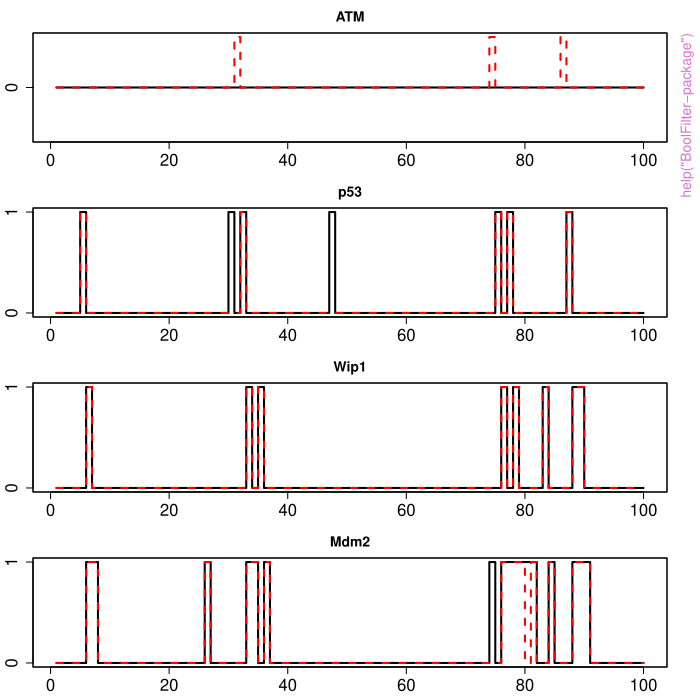

Write the R code that produced this figure.
pkgname <- "BoolFilter"
source(file.path(R.home("share"), "R", "examples-header.R"))
options(warn = 1)
options(pager = "console")
base::assign(".ExTimings", "BoolFilter-Ex.timings", pos = 'CheckExEnv')
base::cat("name\tuser\tsystem\telapsed\n", file=base::get(".ExTimings", pos = 'CheckExEnv'))
base::assign(".format_ptime",
function(x) {
  if(!is.na(x[4L])) x[1L] <- x[1L] + x[4L]
  if(!is.na(x[5L])) x[2L] <- x[2L] + x[5L]
  options(OutDec = '.')
  format(x[1L:3L], digits = 7L)
},
pos = 'CheckExEnv')

### * </HEADER>
library('BoolFilter')

base::assign(".oldSearch", base::search(), pos = 'CheckExEnv')
cleanEx()
nameEx("BKF")
### * BKF

flush(stderr()); flush(stdout())

base::assign(".ptime", proc.time(), pos = "CheckExEnv")
### Name: BKF
### Title: Boolean Kalman Filter
### Aliases: BKF

### ** Examples

data(p53net_DNAdsb0)

obsModel = list(type = 'NB', 
                   s = 10.875, 
                  mu = 0.01, 
               delta = c(2, 2, 2, 2), 
                 phi = c(3, 3, 3, 3))

#Simulate a network with Negative-Binomial observation model
data <- simulateNetwork(p53net_DNAdsb0, n.data = 100, p = 0.02, obsModel)
          
#Derive the optimal estimate of the network using a BKF approach
Results <- BKF(data$Y, p53net_DNAdsb0, p = 0.02, obsModel)




base::assign(".dptime", (proc.time() - get(".ptime", pos = "CheckExEnv")), pos = "CheckExEnv")
base::cat("BKF", base::get(".format_ptime", pos = 'CheckExEnv')(get(".dptime", pos = "CheckExEnv")), "\n", file=base::get(".ExTimings", pos = 'CheckExEnv'), append=TRUE, sep="\t")
cleanEx()
nameEx("BKS")
### * BKS

flush(stderr()); flush(stdout())

base::assign(".ptime", proc.time(), pos = "CheckExEnv")
### Name: BKS
### Title: Boolean Kalman Smoother
### Aliases: BKS

### ** Examples

data(p53net_DNAdsb0)

obsModel = list(type = 'Bernoulli', q = 0.02)

#Simulate a network with Bernoulli observation noise
data <- simulateNetwork(p53net_DNAdsb0, n.data = 100, p = 0.02, obsModel)
          
#Derive the optimal estimate of state of the network using the BKS algorithm
Results <- BKS(data$Y, p53net_DNAdsb0, p = 0.02, obsModel)




base::assign(".dptime", (proc.time() - get(".ptime", pos = "CheckExEnv")), pos = "CheckExEnv")
base::cat("BKS", base::get(".format_ptime", pos = 'CheckExEnv')(get(".dptime", pos = "CheckExEnv")), "\n", file=base::get(".ExTimings", pos = 'CheckExEnv'), append=TRUE, sep="\t")
cleanEx()
nameEx("BoolFilter-package")
### * BoolFilter-package

flush(stderr()); flush(stdout())

base::assign(".ptime", proc.time(), pos = "CheckExEnv")
### Name: BoolFilter-package
### Title: Optimal Estimation of Partially-Observed Boolean Dynamical
###   Systems
### Aliases: BoolFilter-package BoolFilter

### ** Examples


data(p53net_DNAdsb0)
 
#Simulate data from a Bernoulli observation model
data <- simulateNetwork(p53net_DNAdsb0, n.data = 100, p = 0.02,
                        obsModel = list(type = "Bernoulli",
                                          p = 0.02))
                            
#Derive an estimate of the network using a BKF approach
Results <- BKF(data$Y, p53net_DNAdsb0, .02,
                        obsModel = list(type = "Bernoulli",
                                          p = 0.02))
                        
#View network approximation vs. correct trajectory
plotTrajectory(Results$Xhat,
                labels = p53net_DNAdsb0$genes,
                dataset2 = data$X,
                compare = TRUE)




base::assign(".dptime", (proc.time() - get(".ptime", pos = "CheckExEnv")), pos = "CheckExEnv")
base::cat("BoolFilter-package", base::get(".format_ptime", pos = 'CheckExEnv')(get(".dptime", pos = "CheckExEnv")), "\n", file=base::get(".ExTimings", pos = 'CheckExEnv'), append=TRUE, sep="\t")
cleanEx()
nameEx("MMAE")
### * MMAE

flush(stderr()); flush(stdout())

base::assign(".ptime", proc.time(), pos = "CheckExEnv")
### Name: MMAE
### Title: Multiple Model Adaptive Estimation
### Aliases: MMAE

### ** Examples


#load potential networks
data(p53net_DNAdsb0)
data(p53net_DNAdsb1)

net1 <- p53net_DNAdsb0
net2 <- p53net_DNAdsb1

#define observation model
observation = list(type = 'NB', s = 10.875, mu = 0.01, delta = c(2, 2, 2, 2), phi = c(3, 3, 3, 3))

#simulate data using one of the networks and a given 'p'
data <- simulateNetwork(net1, n.data = 100, p = 0.02, obsModel = observation)
       
#run MMAE to determine model selection and parameter estimation
MMAE(data, net=c("net1","net2"), p=c(0.02,0.1,0.15), threshold=0.8, obsModel = observation)





base::assign(".dptime", (proc.time() - get(".ptime", pos = "CheckExEnv")), pos = "CheckExEnv")
base::cat("MMAE", base::get(".format_ptime", pos = 'CheckExEnv')(get(".dptime", pos = "CheckExEnv")), "\n", file=base::get(".ExTimings", pos = 'CheckExEnv'), append=TRUE, sep="\t")
cleanEx()
nameEx("SIR_BKF")
### * SIR_BKF

flush(stderr()); flush(stdout())

base::assign(".ptime", proc.time(), pos = "CheckExEnv")
### Name: SIR_BKF
### Title: Particle Filter
### Aliases: SIR_BKF

### ** Examples

## No test: 
data(cellcycle)

obsModel = list(type = 'Gaussian', 
               model = c(mu0 = 1, sigma0 = 2, mu1 = 5, sigma1 = 2))

#generate data from Negative Binomial observation model for the
#10-gene Mammalian Cell Cycle Network
data <- simulateNetwork(cellcycle, n.data = 100, p = 0.02, obsModel)

#perform SIR-BKF algorithm
approx <- SIR_BKF(data$Y, N = 1000, alpha = 0.95, cellcycle, p = 0.02, obsModel)
                                          
## End(No test)                                        




base::assign(".dptime", (proc.time() - get(".ptime", pos = "CheckExEnv")), pos = "CheckExEnv")
base::cat("SIR_BKF", base::get(".format_ptime", pos = 'CheckExEnv')(get(".dptime", pos = "CheckExEnv")), "\n", file=base::get(".ExTimings", pos = 'CheckExEnv'), append=TRUE, sep="\t")
cleanEx()
nameEx("melanoma")
### * melanoma

flush(stderr()); flush(stdout())

base::assign(".ptime", proc.time(), pos = "CheckExEnv")
### Name: melanoma
### Title: Melanoma Regulatory Network
### Aliases: melanoma

### ** Examples

data(melanoma)

data <- simulateNetwork(melanoma, n.data = 100, p = .02,
                      obsModel = list(type = 'Bernoulli', 
                                      q = 0.05))



base::assign(".dptime", (proc.time() - get(".ptime", pos = "CheckExEnv")), pos = "CheckExEnv")
base::cat("melanoma", base::get(".format_ptime", pos = 'CheckExEnv')(get(".dptime", pos = "CheckExEnv")), "\n", file=base::get(".ExTimings", pos = 'CheckExEnv'), append=TRUE, sep="\t")
cleanEx()
nameEx("p53net_DNAdsb0")
### * p53net_DNAdsb0

flush(stderr()); flush(stdout())

base::assign(".ptime", proc.time(), pos = "CheckExEnv")
### Name: p53net_DNAdsb0
### Title: p53 Negative-Feedback Gene Regulatory Boolean Network
### Aliases: p53net_DNAdsb0

### ** Examples

data(p53net_DNAdsb0)

data <- simulateNetwork(p53net_DNAdsb0, n.data = 100, p = .02,
                      obsModel = list(type = 'Bernoulli', 
                                      q = 0.05))



base::assign(".dptime", (proc.time() - get(".ptime", pos = "CheckExEnv")), pos = "CheckExEnv")
base::cat("p53net_DNAdsb0", base::get(".format_ptime", pos = 'CheckExEnv')(get(".dptime", pos = "CheckExEnv")), "\n", file=base::get(".ExTimings", pos = 'CheckExEnv'), append=TRUE, sep="\t")
cleanEx()
nameEx("p53net_DNAdsb1")
### * p53net_DNAdsb1

flush(stderr()); flush(stdout())

base::assign(".ptime", proc.time(), pos = "CheckExEnv")
### Name: p53net_DNAdsb1
### Title: p53 Negative-Feedback Gene Regulatory Boolean Network
### Aliases: p53net_DNAdsb1

### ** Examples

data(p53net_DNAdsb1)

data <- simulateNetwork(p53net_DNAdsb1, n.data = 100, p = .02,
                      obsModel = list(type = 'Bernoulli', 
                                      q = 0.05))



base::assign(".dptime", (proc.time() - get(".ptime", pos = "CheckExEnv")), pos = "CheckExEnv")
base::cat("p53net_DNAdsb1", base::get(".format_ptime", pos = 'CheckExEnv')(get(".dptime", pos = "CheckExEnv")), "\n", file=base::get(".ExTimings", pos = 'CheckExEnv'), append=TRUE, sep="\t")
cleanEx()
nameEx("plotTrajectory")
### * plotTrajectory

flush(stderr()); flush(stdout())

base::assign(".ptime", proc.time(), pos = "CheckExEnv")
### Name: plotTrajectory
### Title: Plot state variables of Boolean Regulatory Systems
### Aliases: plotTrajectory

### ** Examples

data(p53net_DNAdsb1)

data <- simulateNetwork(p53net_DNAdsb1, n.data = 100, p = 0.02,
                        obsModel = list(type = 'Bernoulli',
                                        q = 0.05))


plotTrajectory(data$X,              
              labels = p53net_DNAdsb1$genes)
                        
                        
#View both (original state trajectory and observation) datasets overlayed
plotTrajectory(data$X,              
              labels = p53net_DNAdsb1$genes,
              dataset2 = data$Y,
              compare = TRUE)




base::assign(".dptime", (proc.time() - get(".ptime", pos = "CheckExEnv")), pos = "CheckExEnv")
base::cat("plotTrajectory", base::get(".format_ptime", pos = 'CheckExEnv')(get(".dptime", pos = "CheckExEnv")), "\n", file=base::get(".ExTimings", pos = 'CheckExEnv'), append=TRUE, sep="\t")
cleanEx()
nameEx("simulateNetwork")
### * simulateNetwork

flush(stderr()); flush(stdout())

base::assign(".ptime", proc.time(), pos = "CheckExEnv")
### Name: simulateNetwork
### Title: Simulate Boolean Network
### Aliases: simulateNetwork

### ** Examples

data(p53net_DNAdsb1)

#generate data from poisson observation model
dataPoisson <- simulateNetwork(p53net_DNAdsb1, n.data = 100, p = 0.02, 
                          obsModel = list(type = 'Poisson',
                                          s = 10.875, 
                                          mu = 0.01, 
                                          delta = c(2,2,2,2)))

#generate data from Bernoulli observation model
dataBernoulli <- simulateNetwork(p53net_DNAdsb1, n.data = 100, p = 0.02, 
                          obsModel = list(type = 'Bernoulli',
                                          q = 0.05))



base::assign(".dptime", (proc.time() - get(".ptime", pos = "CheckExEnv")), pos = "CheckExEnv")
base::cat("simulateNetwork", base::get(".format_ptime", pos = 'CheckExEnv')(get(".dptime", pos = "CheckExEnv")), "\n", file=base::get(".ExTimings", pos = 'CheckExEnv'), append=TRUE, sep="\t")
### * <FOOTER>
###
options(digits = 7L)
base::cat("Time elapsed: ", proc.time() - base::get("ptime", pos = 'CheckExEnv'),"\n")
grDevices::dev.off()
###
### Local variables: ***
### mode: outline-minor ***
### outline-regexp: "\\(> \\)?### [*]+" ***
### End: ***
quit('no')
